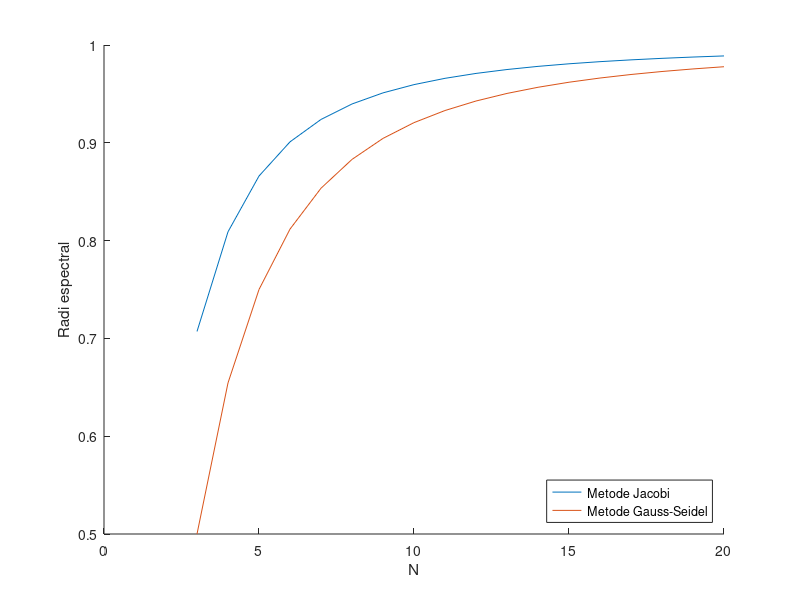

Here is the MATLAB script that generated this plot:
%% 1.1. Algebra lineal numerica: metodes iteratius
%  Apartat C

clc
clear all
format long g

for N=3:20
d=linspace(-4,-4,N);
A=diag(d);
for i=1:N
    b(i,1)=0;
    b(1,1)=-2;
    b(N,1)=-2;
    for j=1:N
        if abs(i-j)==1
            A(i,j)=2;
        end
    end
end
U=triu(A,1);
L=tril(A,-1);
D=diag(diag(A));
Bj=-(inv(D))*(L+U);
roBj(N)=max(abs(eig(Bj)));
Bgs = -inv(L+D)*U;
cgs = inv(L+D)*b;
roBgs(N)=max(abs(eig(Bgs)));
end

hold on
plot(3:20,roBj(3:20))
plot(3:20,roBgs(3:20))
xlabel('N')
ylabel('Radi espectral')
legend( 'Metode Jacobi','Metode Gauss-Seidel', 'Location', 'southeast')
hold off

taula_resultats=[3:20;roBj(3:20);roBgs(3:20)]'
